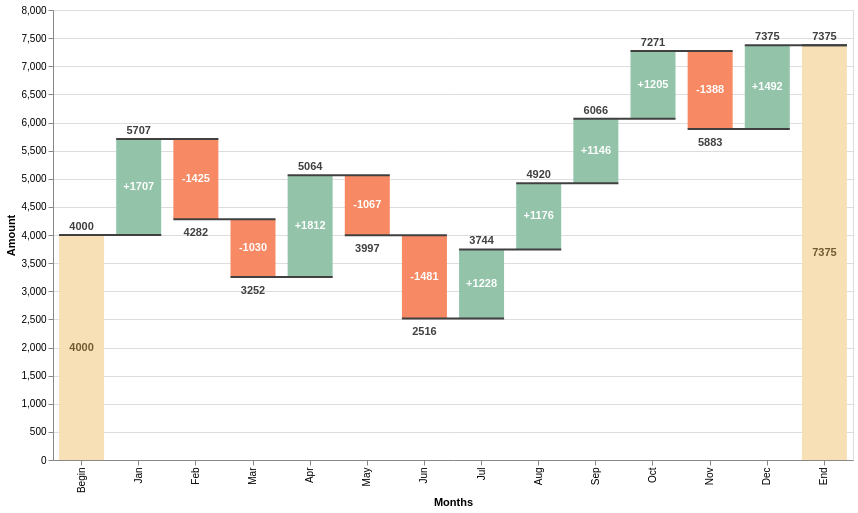

Express this chart as Vega-Lite.
### Vega-Lite specification from a JSON file in a GitHub repository (floating-point values rounded to 4 significant figures)
{"$schema": "https://vega.github.io/schema/vega-lite/v3.json", "data": {"values": [{"label": "Begin", "amount": 4000}, {"label": "Jan", "amount": 1707}, {"label": "Feb", "amount": -1425}, {"label": "Mar", "amount": -1030}, {"label": "Apr", "amount": 1812}, {"label": "May", "amount": -1067}, {"label": "Jun", "amount": -1481}, {"label": "Jul", "amount": 1228}, {"label": "Aug", "amount": 1176}, {"label": "Sep", "amount": 1146}, {"label": "Oct", "amount": 1205}, {"label": "Nov", "amount": -1388}, {"label": "Dec", "amount": 1492}, {"label": "End", "amount": 0}]}, "width": 800, "height": 450, "transform": [{"window": [{"op": "sum", "field": "amount", "as": "sum"}]}, {"window": [{"op": "lead", "field": "label", "as": "lead"}]}, {"calculate": "datum.lead === null ? datum.label : datum.lead", "as": "lead"}, {"calculate": "datum.label === 'End' ? 0 : datum.sum - datum.amount", "as": "previous_sum"}, {"calculate": "datum.label === 'End' ? datum.sum : datum.amount", "as": "amount"}, {"calculate": "(datum.label !== 'Begin' && datum.label !== 'End' && datum.amount > 0 ? '+' : '') + datum.amount", "as": "text_amount"}, {"calculate": "(datum.sum + datum.previous_sum) / 2", "as": "center"}, {"calculate": "datum.sum < datum.previous_sum ? datum.sum : ''", "as": "sum_dec"}, {"calculate": "datum.sum > datum.previous_sum ? datum.sum : ''", "as": "sum_inc"}], "layer": [{"mark": {"type": "bar", "size": 45}, "encoding": {"x": {"field": "label", "type": "ordinal", "sort": null, "title": "Months"}, "y": {"field": "previous_sum", "type": "quantitative", "title": "Amount"}, "y2": {"field": "sum"}, "color": {"condition": [{"test": "datum.label === 'Begin' || datum.label === 'End'", "value": "#f7e0b6"}, {"test": "datum.sum < datum.previous_sum", "value": "#f78a64"}], "value": "#93c4aa"}}}, {"mark": {"type": "rule", "color": "#404040", "opacity": 1, "strokeWidth": 2, "xOffset": -22.5, "x2Offset": 22.5}, "encoding": {"x": {"field": "label", "type": "ordinal", "sort": null, "title": "Months"}, "x2": {"field": "lead"}, "y": {"field": "sum", "type": "quantitative"}}}, {"mark": {"type": "text", "dy": -8}, "encoding": {"x": {"field": "label", "type": "ordinal", "sort": null, "title": "Months"}, "y": {"field": "sum_inc", "type": "quantitative"}, "text": {"field": "sum_inc", "type": "nominal"}}}, {"mark": {"type": "text", "dy": 8, "baseline": "top"}, "encoding": {"x": {"field": "label", "type": "ordinal", "sort": null, "title": "Months"}, "y": {"field": "sum_dec", "type": "quantitative"}, "text": {"field": "sum_dec", "type": "nominal"}}}, {"mark": {"type": "text", "fontWeight": "bold", "baseline": "middle"}, "encoding": {"x": {"field": "label", "type": "ordinal", "sort": null, "title": "Months"}, "y": {"field": "center", "type": "quantitative"}, "text": {"field": "text_amount", "type": "nominal"}, "color": {"condition": [{"test": "datum.label === 'Begin' || datum.label === 'End'", "value": "#725a30"}], "value": "white"}}}], "config": {"text": {"fontWeight": "bold", "color": "#404040"}}}
